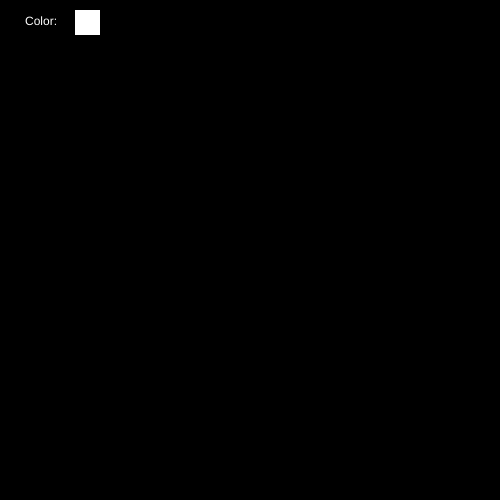
Frame 1 (no input)
Frame 60 (no input): identical to frame 1, image omitted
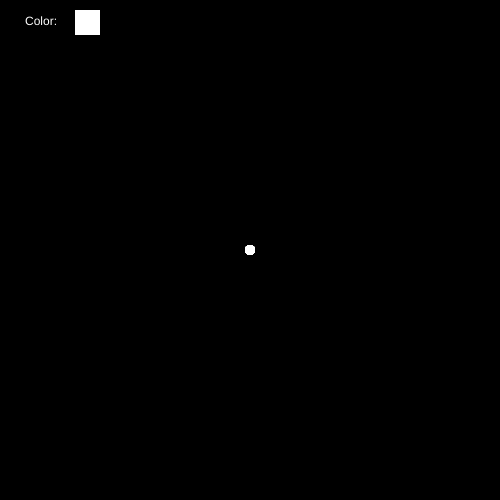
Frame 120 (the mouse pressed at the canvas centre since frame 60)

The p5.js sketch that drew these frames (run headless with seeded random() and noise() and a simulated clock; from frame 60 on, the mouse is pressed at the canvas centre):

// p5.js sketch
// ── sketch.js
// store our current color values
var r = 255;
var g = 255;
var b = 255;

function setup() {
  createCanvas(500, 500);
  noStroke();
  background(0);

  // draw our color indicator label
  fill(255);
  text("Color:", 25, 25);

  // draw our current color block
  fill(r,g,b);
  rect(75, 10, 25, 25);
}

function draw() {

  // only draw an ellipse when the mouse is pressed
  if (mouseIsPressed == true) {

    // draw using our defined color
    fill(r,g,b);

    // draw the ellipse
    ellipse(mouseX, mouseY, 10, 10);
  }

}

function keyPressed() {
  // if the 'C' key is pressed we should pick a random color
  if (key == 'C' || c == 'c') {
    r = random(255);
    g = random(255);
    b = random(255);

    // redraw our color indicator
    fill(r,g,b);
    rect(75, 10, 25, 25);
  }
}
